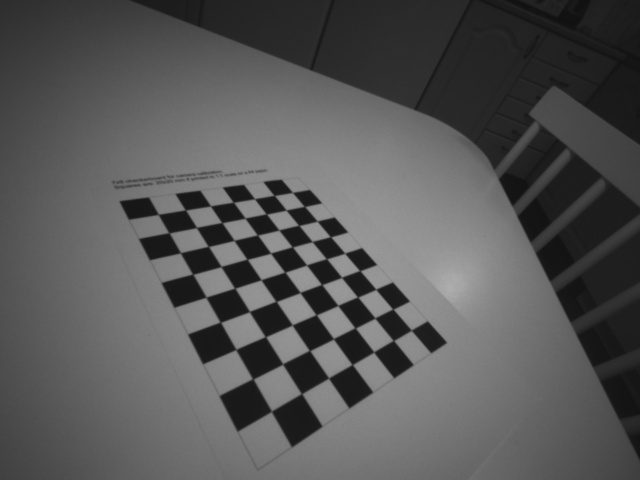
#> input picture D435_Left_6.jpg, 640 x 480 px, given as the content of the folder C:/Users/William/hello/ImagesD435_Urval/RIGHT, which was not available
$ python w_runscript.py   (older library calls are emulated)
#> lines starting #> are read from the running program, lines starting #| are printed output that depends on the picture; long printed decimals are rounded; pictures that were not available may be replaced by others from this repository, and a replacement may not be noted
### camera_calibrate.py
import numpy as np
import cv2
import glob
import argparse
import sys
import pdb
import os
from matplotlib import pyplot as plt


class StereoCalibration(object):
    def __init__(self, filepath):
        # termination criteria
        self.criteria = (cv2.TERM_CRITERIA_EPS +
                         cv2.TERM_CRITERIA_MAX_ITER, 30, 0.001)
        self.criteria_cal = (cv2.TERM_CRITERIA_EPS +
                             cv2.TERM_CRITERIA_MAX_ITER, 100, 1e-5)

        # prepare object points, like (0,0,0), (1,0,0), (2,0,0) ....,(7,5,0)
        self.objp = np.zeros((9*7, 3), np.float32)
        self.objp[:, :2] = np.mgrid[0:9, 0:7].T.reshape(-1, 2)

        # Arrays to store object points and image points from all the images.
        self.objpoints = []  # 3d point in real world space
        self.imgpoints_l = []  # 2d points in image plane.
        self.imgpoints_r = []  # 2d points in image plane.

        self.cal_path = filepath
        self.read_images(self.cal_path)

    def read_images(self, cal_path):
#> called with cal_path = 'C:/Users/William/hello/ImagesD435_Urval/'
        images_right = glob.glob(cal_path + 'RIGHT/*.JPG')
        images_left = glob.glob(cal_path + 'LEFT/*.JPG')
        images_left.sort()
        images_right.sort()

        for i, fname in enumerate(images_right):
            img_l = cv2.imread(images_left[i])
#> img_l is the input picture: shape (480, 640, 3); min 16, max 175, mean 86.6
            img_r = cv2.imread(images_right[i])

            gray_l = cv2.cvtColor(img_l, cv2.COLOR_BGR2GRAY)
            gray_r = cv2.cvtColor(img_r, cv2.COLOR_BGR2GRAY)

            # Find the chess board corners
            ret_l, corners_l = cv2.findChessboardCorners(gray_l, (9, 7), None)
#> ret_l = True; corners_l = 63 rows, first 8: [292.5, 192.4], [304.4, 206.5], [317.2, 221.2], [330.4, 236.6], [344.7, 253.2], [359.9, 270.6], [375.8, 289.3], [392.7, 309]
            ret_r, corners_r = cv2.findChessboardCorners(gray_r, (9, 7), None)
#> ret_r = True; corners_r has the same summary as corners_l

            # If found, add object points, image points (after refining them)
            self.objpoints.append(self.objp)

            if ret_l is True:
                rt = cv2.cornerSubPix(gray_l, corners_l, (11, 11),
                                      (-1, -1), self.criteria)
#> rt = 63 rows, first 8: [292.4, 192.4], [304.9, 206.3], [317.2, 221.1], [330.6, 236.7], [344.7, 253.2], [359.8, 270.6], [375.8, 289.3], [392.9, 309.1]
                self.imgpoints_l.append(corners_l)

                # Draw and display the corners
                ret_l = cv2.drawChessboardCorners(img_l, (9, 7),
                                                  corners_l, ret_l)
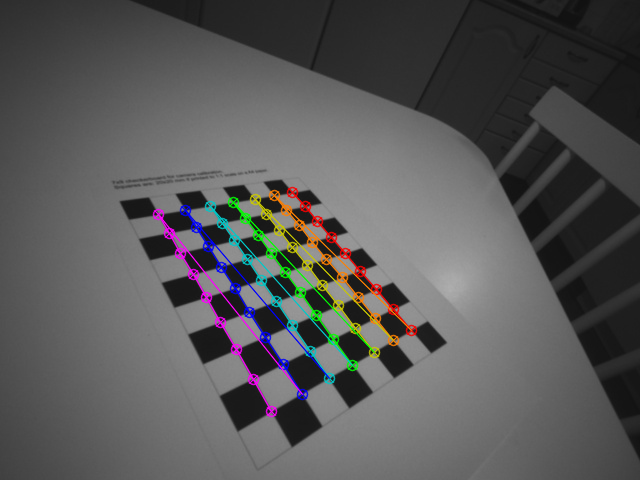
#> ret_l: shape (480, 640, 3); mean B, G, R 87.2, 87.3, 87.7
                cv2.imshow(images_left[i], img_l)
                cv2.waitKey(500)

            if ret_r is True:
                rt = cv2.cornerSubPix(gray_r, corners_r, (11, 11),
                                      (-1, -1), self.criteria)
                self.imgpoints_r.append(corners_r)

                # Draw and display the corners
                ret_r = cv2.drawChessboardCorners(img_r, (9, 7),
                                                  corners_r, ret_r)
                cv2.imshow(images_right[i], img_r)
                cv2.waitKey(500)
            img_shape = gray_l.shape[::-1]
#> img_shape = (640, 480)

        rt, self.M1, self.d1, self.r1, self.t1 = cv2.calibrateCamera(
            self.objpoints, self.imgpoints_l, img_shape, None, None)
#> rt = 0.147; self.M1 = [[383.8, 0, 326.2], [0, 390, 245.7], [0, 0, 1]]; self.d1 = [[0.0857, -0.768, 0.00436, 0.000198, 2.05]]; self.r1 = ([-0.927, 0.0969, 0.991],); self.t1 = ([-1.54, -2.4, 17.6],)
        rt, self.M2, self.d2, self.r2, self.t2 = cv2.calibrateCamera(
            self.objpoints, self.imgpoints_r, img_shape, None, None)
#> self.M2 = [[383.8, 0, 326.2], [0, 390, 245.7], [0, 0, 1]]; self.d2 = [[0.0857, -0.768, 0.00436, 0.000198, 2.05]]; self.r2 = ([-0.927, 0.0969, 0.991],); self.t2 = ([-1.54, -2.4, 17.6],)

        self.camera_model = self.stereo_calibrate(img_shape)

    def stereo_calibrate(self, dims):
#> called with dims = (640, 480)
        flags = 0
        flags |= cv2.CALIB_FIX_INTRINSIC
        # flags |= cv2.CALIB_FIX_PRINCIPAL_POINT
        flags |= cv2.CALIB_USE_INTRINSIC_GUESS
        flags |= cv2.CALIB_FIX_FOCAL_LENGTH
        # flags |= cv2.CALIB_FIX_ASPECT_RATIO
        flags |= cv2.CALIB_ZERO_TANGENT_DIST
        # flags |= cv2.CALIB_RATIONAL_MODEL
        # flags |= cv2.CALIB_SAME_FOCAL_LENGTH
        # flags |= cv2.CALIB_FIX_K3
        # flags |= cv2.CALIB_FIX_K4
        # flags |= cv2.CALIB_FIX_K5

        stereocalib_criteria = (cv2.TERM_CRITERIA_MAX_ITER +
                                cv2.TERM_CRITERIA_EPS, 100, 1e-5)
        ret, M1, d1, M2, d2, R, T, E, F = cv2.stereoCalibrate(
            self.objpoints, self.imgpoints_l,
            self.imgpoints_r, self.M1, self.d1, self.M2,
            self.d2, dims,
            criteria=stereocalib_criteria, flags=flags)
#> ret = 0.147; M1 = [[383.8, 0, 326.2], [0, 390, 245.7], [0, 0, 1]]; d1 = [[0.0857, -0.768, 0.00436, 0.000198, 2.05]]; M2 = [[383.8, 0, 326.2], [0, 390, 245.7], [0, 0, 1]]; d2 = [[0.0857, -0.768, 0.00436, 0.000198, 2.05]]; R = [[1, -5.48e-15, 1.06e-12], [5.48e-15, 1, -1.55e-12], [-1.06e-12, 1.55e-12, 1]]; T = [-1.45e-11, 2.11e-11, 1.07e-12]; E = [[-2.24e-23, -1.07e-12, 2.11e-11], [1.07e-12, 2.25e-23, 1.45e-11], [-2.11e-11, -1.45e-11, 8.78e-26]]; F = [[0.00523, 246059231, -1.95e+12], [-246059231, -0.00508, -1.2e+12], [1.95e+12, 1.2e+12, 1]]
        ################################################3
        print ('rectifying...')
            # Step 3: Stereo rectification
        if len(sys.argv) == 2:
            rectify_scale = float(sys.argv[1])
        else:
            rectify_scale = 0
            R1, R2, P1, P2, Q, roi1, roi2 = cv2.stereoRectify(self.M1, self.d1, self.M2, self.d2, dims, R, T, alpha=rectify_scale)
#> R1 = [[0.824, 0.566, 0.013], [-0.566, 0.823, 0.0418], [0.013, -0.0418, 0.999]]; R2 has the same summary as R1; P1 = [[4752.4, 0, 310.6, 0], [0, 4752.4, 224.6, 0], [0, 0, 1, 0]]; P2 = [[4752.4, 0, 310.6, 0], [0, 4752.4, 224.6, 1.22e-07], [0, 0, 1, 0]]; Q = [[1, 0, 0, -310.6], [0, 1, 0, -224.6], [0, 0, 0, 4752.4], [0, 0, -3.91e+10, 0]]; roi1 = (0, 357, 640, 122); roi2 = (0, 357, 640, 122)
        ######### undistort
        #cam_m=M1#np.array([[2590.2742, 0, 997.78192],[0, 2582.9724, 509.76907],[0, 0, 1]])
        #([f_x 0 c_x],[0 f_y c_y],[0 0 1])
        #dist_c=d1#np.array([0.088253155, 0.96952456, 0.0033740622, -0.00064934365, -6.0030732])
        #([distk1 distk2 distp1 distp2 dist])
        map1_left,map2_left=cv2.initUndistortRectifyMap(M1, d1, None, None, dims, cv2.CV_32FC1)
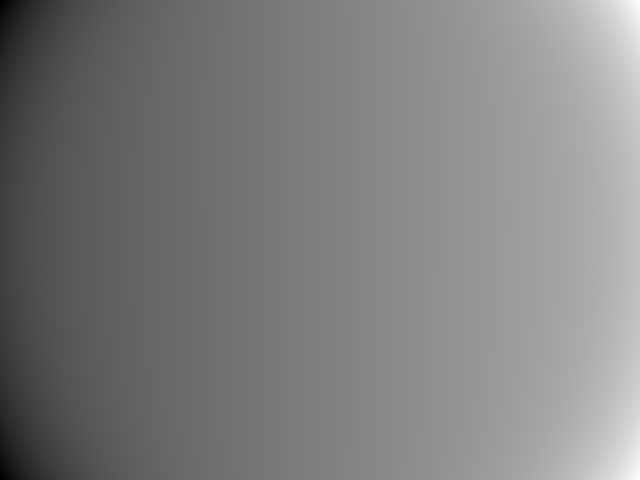
#> map1_left: shape (480, 640) float32; min -546.2, max 1199, mean 326.3; drawn with min black and max white
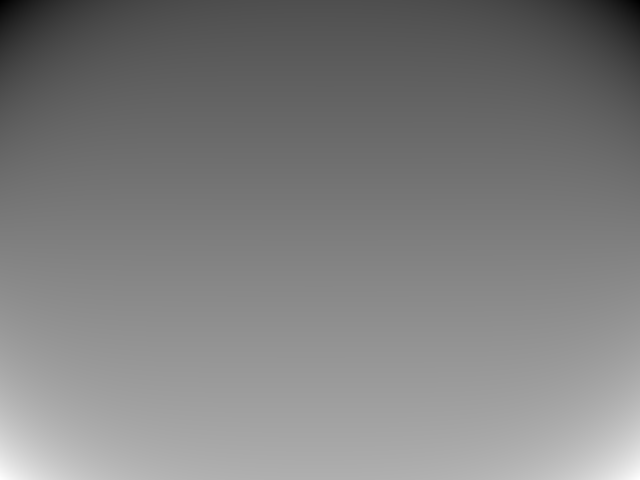
#> map2_left: shape (480, 640) float32; min -404.1, max 901.7, mean 246.8; drawn with min black and max white
        map1_right,map2_right=cv2.initUndistortRectifyMap(M2, d2, None, None, dims, cv2.CV_32FC1)
        ######### use the rectified data to do remap
        imgL = cv2.imread('D435_Depth_Left.jpg',1)
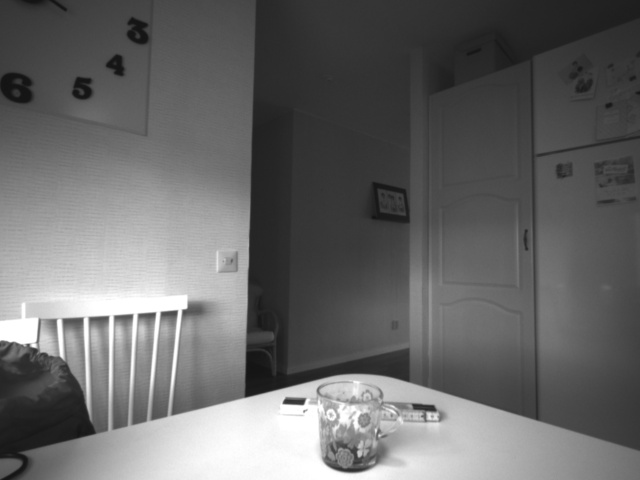
#> input picture D435_Depth_Left.jpg, 640 x 480 px
#> imgL is the input picture: shape (480, 640, 3); min 18, max 255, mean 104
        imgR = cv2.imread('D435_Depth_Right.jpg',1)
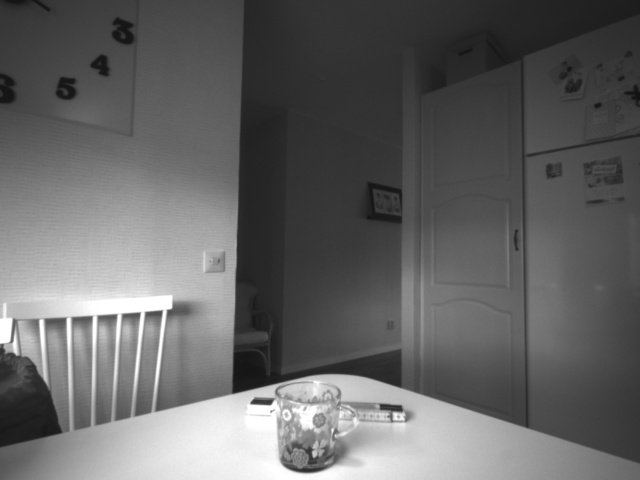
#> input picture D435_Depth_Right.jpg, 640 x 480 px
#> imgR is the input picture: shape (480, 640, 3); min 17, max 255, mean 100.8
        Left_img_remap = cv2.remap(imgL, map1_left, map2_left, cv2.INTER_LINEAR)
        Right_img_remap = cv2.remap(imgR, map1_right, map2_right, cv2.INTER_LINEAR)
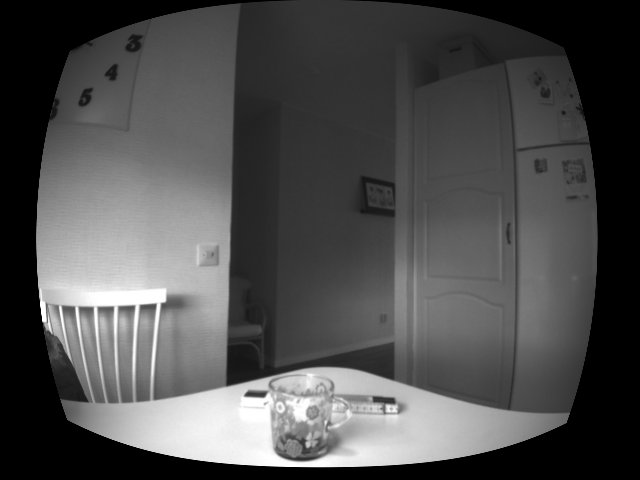
#> Right_img_remap: shape (480, 640, 3); min 0, max 255, mean 77.8
        ################################################ Stereo compute
        def minDispsCallBack(x):
            pass
        def numDispsCallBack(x):
            pass
        def bSizeCallBack(x):
            pass
        def wSizeCallBack(x):
            pass
        def disp12CallBack(x):
            pass
        def uniqCallBack(x):
            pass
        def spWCallBack(x):
            pass
        def spRCallBack(x):
            pass
        ################################################# TUNE DISPARITY
        def tuneDisparity(lframe, rframe, l_maps, r_maps):

            ## use the rectified data to do remap on webcams
            #lframe_remap = cv2.remap(lframe, l_maps[0], l_maps[1], cv2.INTER_LINEAR)
            #rframe_remap = cv2.remap(rframe, r_maps[0], r_maps[1], cv2.INTER_LINEAR)

            minDisp = cv2.getTrackbarPos('minDisparity', 'disparity_parameters')
            numDisp = cv2.getTrackbarPos('numDisparities', 'disparity_parameters') * 16
            blockSize = cv2.getTrackbarPos('blockSize', 'disparity_parameters')
            blockSize = blockSize > 1 and blockSize or 2
            SADWindowSize = cv2.getTrackbarPos('SADWindowSize', 'disparity_parameters')
            P1 = 8*3*SADWindowSize**2
            P2 = 32*3*SADWindowSize**2
            disp12MaxDiff = cv2.getTrackbarPos('disp12MaxDiff', 'disparity_parameters')
            uniquenessRatio = cv2.getTrackbarPos('uniquenessRatio', 'disparity_parameters')
            speckleWindowSize = cv2.getTrackbarPos('speckeWindowSize', 'disparity_parameters')
            speckleRange = cv2.getTrackbarPos('speckleRange', 'disparity_parameters')

            stereo = cv2.StereoSGBM_create(\
                    minDisparity=minDisp,
                    numDisparities=numDisp,
                    blockSize=blockSize,
                    P1=P1,
                    P2=P2,
                    disp12MaxDiff=disp12MaxDiff,
                    uniquenessRatio=uniquenessRatio,
                    speckleWindowSize=speckleWindowSize,
                    speckleRange=speckleRange)

            disparity = stereo.compute(l_maps, r_maps).astype(np.float32) / 16.0
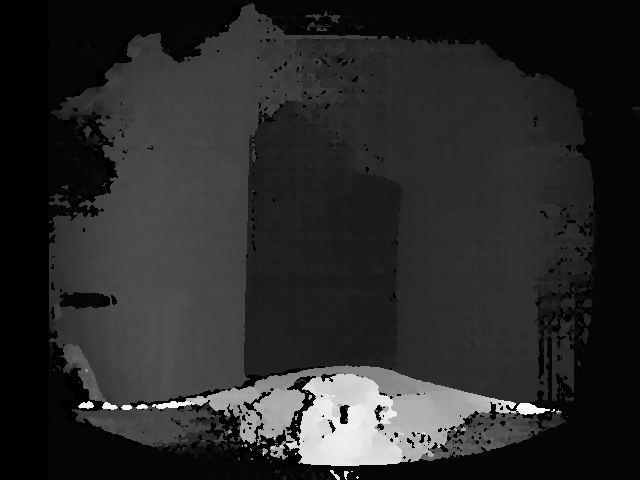
#> disparity: shape (480, 640) float32; min 0, max 48, mean 7.9; drawn with min black and max white
            optimal_disparity = (disparity - minDisp) / numDisp
            cv2.imshow('disparaty_map', optimal_disparity)
        ################################################################

        cv2.namedWindow('disparity_parameters')
        text = np.zeros((5, 500), dtype=np.uint8)
        cv2.imshow('disparity_parameters', text)
        cv2.createTrackbar('minDisparity', 'disparity_parameters', 1, 100, minDispsCallBack)
        cv2.createTrackbar('numDisparities', 'disparity_parameters', 3, 20, numDispsCallBack)    # divisible by 16
        cv2.createTrackbar('blockSize', 'disparity_parameters', 2, 30, bSizeCallBack)            # odd number, 1 < 3 < blockSize < 11
        cv2.createTrackbar('SADWindowSize', 'disparity_parameters', 4, 30, wSizeCallBack)
        #cv2.createTrackbar('P1', 'disparity_parameters', 1, 1, p1SizeCallBack)
        #cv2.createTrackbar('P2', 'disparity_parameters', 1, 1, p2SizeCallBack)
        cv2.createTrackbar('disp12MaxDiff', 'disparity_parameters', 0, 30, disp12CallBack)
        cv2.createTrackbar('uniquenessRatio', 'disparity_parameters', 5, 30, uniqCallBack)
        cv2.createTrackbar('speckleWindowSize', 'disparity_parameters', 100, 200, spWCallBack)   # 55 < speckleWindow < 200
        cv2.createTrackbar('speckleRange', 'disparity_parameters', 2, 32, spRCallBack)           # 1 <= speckleRange <= 2
        #Info om parametrar ovan https://vovkos.github.io/doxyrest-showcase/opencv/sphinx_rtd_theme/class_cv_StereoSGBM.html
        minDisp = cv2.getTrackbarPos('minDisparity', 'disparity_parameters')
        numDisp = cv2.getTrackbarPos('numDisparities', 'disparity_parameters') * 16
        blockSize = cv2.getTrackbarPos('blockSize', 'disparity_parameters')
        blockSize = blockSize > 1 and blockSize or 2
        SADWindowSize = cv2.getTrackbarPos('SADWindowSize', 'disparity_parameters')
        P1 = 8*3*SADWindowSize**2
        P2 = 32*3*SADWindowSize**2
        disp12MaxDiff = cv2.getTrackbarPos('disp12MaxDiff', 'disparity_parameters')
        uniquenessRatio = cv2.getTrackbarPos('uniquenessRatio', 'disparity_parameters')
        speckleWindowSize = cv2.getTrackbarPos('speckeWindowSize', 'disparity_parameters')
        speckleRange = cv2.getTrackbarPos('speckleRange', 'disparity_parameters')

        while(True):
            #focal_length_x = M1[0][0]
            # show disparity map and tune the paramters in real-time
            tuneDisparity(imgL, imgR, Left_img_remap, Right_img_remap)

            key = cv2.waitKey(5)&0xFF
#> (key q is pressed here)
            if key == 27 or key == ord('q'):
                print('bye')
                break

# [7 lines of commented-out code are left out]
        print('~~~~~~~~~~~~~~~~~~~ Stereo Calibrate ~~~~~~~~~~~~~~~~~~~')
        print('Intrinsic_mtx_1:', M1)
#| Intrinsic_mtx_1: [[383.814   0.         326.193]
#|  [  0.         389.981 245.720 ]
#|  [  0.           0.           1.        ]]
        print('dist_1:', d1)
#| dist_1: [[ 8.57257283e-02 -7.67791038e-01  4.35728141e-03  1.97842366e-04
#|    2.05103716e+00]]
        print('Intrinsic_mtx_2:', M2)
#| Intrinsic_mtx_2: [[383.814   0.         326.193]
#|  [  0.         389.981 245.720 ]
#|  [  0.           0.           1.        ]]
        print('dist_2:', d2)
#| dist_2: [[ 8.57257283e-02 -7.67791038e-01  4.35728141e-03  1.97842366e-04
#|    2.05103716e+00]]
        print('R:', R)
#| R: [[ 1.00000000e+00 -5.47588644e-15  1.06169058e-12]
#|  [ 5.47588644e-15  1.00000000e+00 -1.55087476e-12]
#|  [-1.06169058e-12  1.55087476e-12  1.00000000e+00]]
        print('T:', T)                      #STEREO CALIBRATION PARAMETERS
#| T: [[-1.44903185e-11]
#|  [ 2.10841629e-11]
#|  [ 1.07104296e-12]]
        print('E:', E)
#| E: [[-2.23907220e-23 -1.07104296e-12  2.10841629e-11]
#|  [ 1.07104296e-12  2.24668043e-23  1.44903185e-11]
#|  [-2.10841629e-11 -1.44903185e-11  8.78121785e-26]]
        print('F:', F)
#| F: [[ 5.22665708e-03  2.46059231e+08 -1.94946571e+12]
#|  [-2.46059231e+08 -5.07985060e-03 -1.19744440e+12]
#|  [ 1.94946571e+12  1.19744440e+12  1.00000000e+00]]
        ###############################################
        print('~~~~~~~~~~~~~~~~~~~ Stereo Rectify ~~~~~~~~~~~~~~~~~~~')
        print('Cam 1 3x3 recti. transf. (rot. matrix):', R1)
#| Cam 1 3x3 recti. transf. (rot. matrix): [[ 0.8244   0.5659  0.01298]
#|  [-0.5659  0.8234  0.04183]
#|  [ 0.01298 -0.04183  0.999]]
        print('Cam 2 3x3 recti. transf. (rot. matrix):', R2)
#| Cam 2 3x3 recti. transf. (rot. matrix): [[ 0.8244   0.5659  0.01298]
#|  [-0.5659  0.8234  0.04183]
#|  [ 0.01298 -0.04183  0.999]]
        print('Cam 1 3x4 proj. matrix in new (rectified) coord. sys.:', P1)
        print('Cam 2 3x4 proj. matrix in new (rectified) coord. sys.:', P2)
        print('4x4 disparity-to-depth map. matrix:', Q)
#| 4x4 disparity-to-depth map. matrix: [[ 1.00000000e+00  0.00000000e+00  0.00000000e+00 -3.10614792e+02]
#|  [ 0.00000000e+00  1.00000000e+00  0.00000000e+00 -2.24573582e+02]
#|  [ 0.00000000e+00  0.00000000e+00  0.00000000e+00  4.75241169e+03]
#|  [ 0.00000000e+00  0.00000000e+00 -3.90536104e+10  0.00000000e+00]]
        print('validPixROI1:', roi1)        # STEREO REXTIFICATION PARAMETERS
#| validPixROI1: (0, 357, 640, 122)
        print('validPixROI2:', roi2)
#| validPixROI2: (0, 357, 640, 122)
        ################################################
        print('~~~~~~~~~~~~~~~~~~~ initUndistortRectifyMap ... ')
        #print('Cam 1 Map1:', map1)
        #print('Cam 1 Map2:', map2)
        print('~~~~~~~~~~~~~~~~~~~ Remaping ... ')
        #
        print('~~~~~~~~~~~~~~~~~~~ Computing Stereo ... ')
        print('~~~~~~~~~~~~~~~~~~~ Creating disparity map ... ')
        # Step 2.5: Save the calibration stats to disk for future use
        with open('depthdata.txt', 'wb') as f:
            #f.write("cameraMatrix1:\n")
            np.savetxt(f, M1)
            #f.write("distCoeffs1:\n")
            np.savetxt(f, d1)
            #f.write("cameraMatrix2:\n")
            np.savetxt(f, M2)
            #f.write("distCoeffs2:\n")
            np.savetxt(f, d2)
            #f.write("R:\n")
            np.savetxt(f, R)
            #f.write("T:\n")
            np.savetxt(f, T)
            #f.write("E:\n")
            np.savetxt(f, E)
            #f.write("F:\n")
            np.savetxt(f, F)

        print('')

        camera_model = dict([('M1', M1), ('M2', M2), ('dist1', d1),
                            ('dist2', d2), ('rvecs1', self.r1),
                            ('rvecs2', self.r2), ('R', R), ('T', T),
                            ('E', E), ('F', F)])
#> camera_model = 10 items
        cv2.waitKey(0)
        cv2.destroyAllWindows()
        return camera_model

# [5 lines that do not run on import are left out]

### w_runscript.py
from camera_calibrate import StereoCalibration
cal = StereoCalibration('C:/Users/William/hello/ImagesD435_Urval/')
